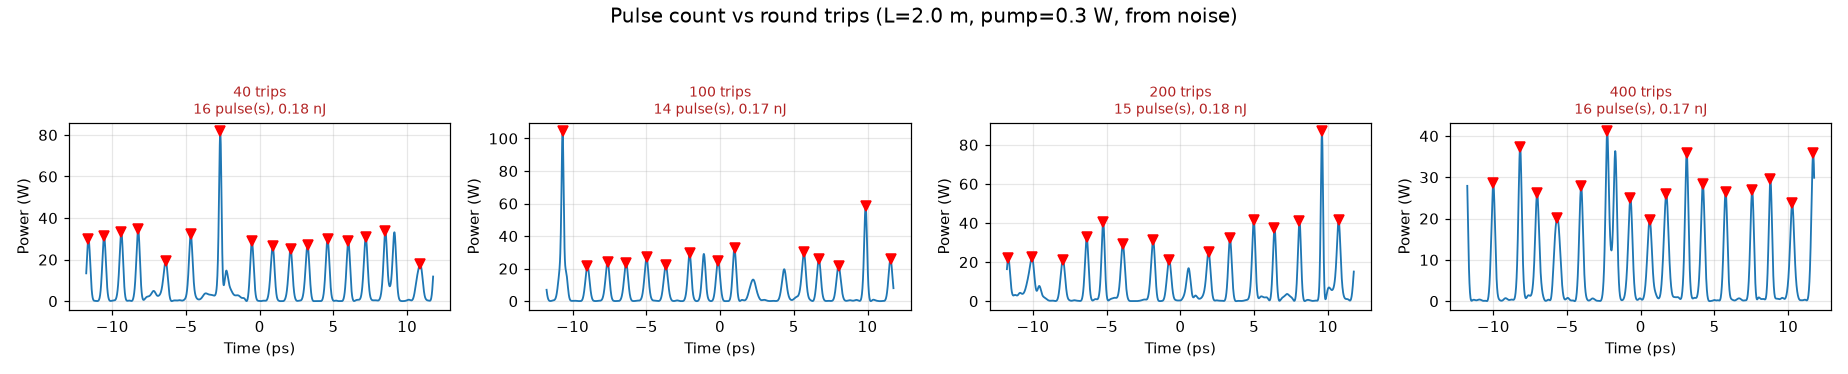

The Python source for this figure:
"""Experiment: does the pulse count drop toward 1 with more round trips?

Fixes a modest cavity (short passive fibre, low pump) and runs the ring laser
for increasing numbers of round trips, counting surviving pulses each time.
This tests whether the "single pulse wins the race" behaviour just needs more
cavity round trips to emerge from noise.

Run from the repo root:
    .venv\\Scripts\\python.exe experiments\\roundtrip_convergence.py
Optional args:
    --length L           passive fibre length in metres (default 2.0)
    --pump P             pump power in W (default 0.3)
    --trips a,b,c        round-trip counts to test (default 40,100,200,400)
"""

import argparse
import os
import sys
import time

sys.path.insert(0, os.path.dirname(os.path.dirname(os.path.abspath(__file__))))

import matplotlib

matplotlib.use("Agg")
import matplotlib.pyplot as plt
import numpy as np

from pulse_gui.mode_locked_simulation import RingLaserConfig, run_ring_laser
from experiments.single_pulse_sweep import count_pulses, COUNT_WINDOW_PS


def main():
    parser = argparse.ArgumentParser()
    parser.add_argument("--length", type=float, default=2.0)
    parser.add_argument("--pump", type=float, default=0.3)
    parser.add_argument("--trips", type=str, default="40,100,200,400")
    args = parser.parse_args()

    trips = [int(x) for x in args.trips.split(",")]

    ncols = len(trips)
    fig, axs = plt.subplots(1, ncols, figsize=(4.2 * ncols, 3.4),
                            squeeze=False)
    fig.suptitle(
        f"Pulse count vs round trips (L={args.length} m, "
        f"pump={args.pump} W, from noise)", fontsize=13)

    summary = []
    t0 = time.time()
    for j, n_trips in enumerate(trips):
        print(f"[{time.time() - t0:6.1f}s] running {n_trips} round trips ...",
              flush=True)
        cfg = RingLaserConfig(
            passive_length_m=args.length,
            pump_power_w=args.pump,
            round_trips=n_trips,
        )
        res = run_ring_laser(cfg)
        final_power = res.time_evolution[-1]
        n_pulses, peak_idx = count_pulses(res.time_ps, final_power)
        energy = res.pulse_energy_nj[-1] if res.pulse_energy_nj.size else 0.0
        summary.append((n_trips, n_pulses, energy))
        print(f"            -> {n_pulses} pulse(s), E={energy:.3f} nJ",
              flush=True)

        ax = axs[0][j]
        mask = np.abs(res.time_ps) <= COUNT_WINDOW_PS
        tw = res.time_ps[mask]
        pw = final_power[mask]
        ax.plot(tw, pw, color="C0", lw=1.2)
        if len(peak_idx):
            ax.plot(tw[peak_idx], pw[peak_idx], "rv", ms=6)
        colour = "green" if n_pulses == 1 else "firebrick"
        ax.set_title(f"{n_trips} trips\n{n_pulses} pulse(s), {energy:.2f} nJ",
                     fontsize=9, color=colour)
        ax.set_xlabel("Time (ps)")
        ax.set_ylabel("Power (W)")
        ax.grid(True, alpha=0.3)

    fig.tight_layout(rect=[0, 0, 1, 0.92])
    out = "experiments/roundtrip_convergence.png"
    fig.savefig(out, dpi=110)
    print(f"\nSaved {out}")

    print("\n=== summary ===")
    print(f"{'trips':>6} {'#pulses':>8} {'energy(nJ)':>11}")
    for n_trips, n, e in summary:
        print(f"{n_trips:>6d} {n:>8d} {e:>11.3f}")


if __name__ == "__main__":
    main()
